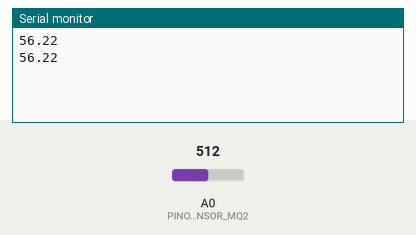
Simulated run of this sketch. Board: Arduino Uno, built with avr-gcc and run on an emulated ATmega328P. Shown: the last lines printed to the serial monitor. Inputs (shaded band) come from the test bench; at power-on: A0 (PINO_SENSOR_MQ2) = 512.

Above: at 2.8 s.
2.9 s: A0 (PINO_SENSOR_MQ2) set to 0
At 5.2 s:
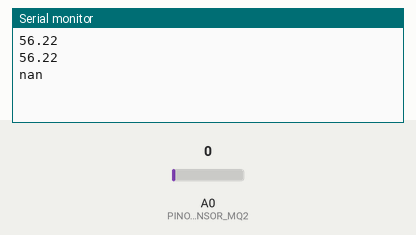
7.5 s: A0 (PINO_SENSOR_MQ2) set to 122
At 9.4 s:
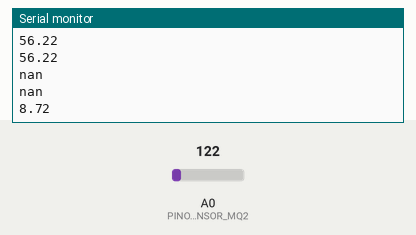

Measured:
- after the input at 2.9 s, the serial monitor: prints a new line after 1.1 s (image 1)
- after the input at 7.5 s, the serial monitor: prints a new line after 0.50 s (image 2)

The sketch:

codigo_ppm.ino
```cpp
// Variaveis
const int PINO_SENSOR_MQ2 = A0;

// formula usada = y = mx + b
float R0 = 0.60; // Resistência base do sensor (ar limpo)
float b = 1.413; // Coeficiente linear (interseção com o eixo y)
float m = -0.473; // Coeficiente angular (inclinação da reta)
// ambos 'b'e 'm' vêm do gráfico do datasheet do MQ-2

void setup() {
  Serial.begin(9600);
}

void loop() {
  int valorSensor = analogRead(PINO_SENSOR_MQ2); // Valor analógico do sensor que lê de 0 a 1023

  // Cálculo da resistência do sensor
  float valorSensor_Volts = (valorSensor * 5) / 1023.0; // Converte para tensão (0-5V)
  float RS = (5 - valorSensor_Volts) / valorSensor_Volts; // Resistência atual do sensor
  float razao = RS / R0;

  // log10(x) = ln(x) * 1/ln(10)
  // Serie Taylor usada para chegar no valor aproximado de ln(x):
  // 2 * (u + 1/3*uˆ3)
  // u = (x-1)/(x+1)
  // limite (x ➡️ 2)
  float x = razao;
  float u = (x - 1) / (x + 1);
  float ln_x = 2 * (u + (u*u*u) / 3); // Achar o log natural da razão

  if (valorSensor > 950) {
    ln_x = ln_x * 1.5; // Como o código tende a ser menos preciso a partir de 950~960,
  }                    // e a diferenca entre esperado e o real é de 50%~,
                      // um ajuste manual é feito
  float log_razao = ln_x * 0.4343; // para entao converter para log10
  // 0.4343 é o valor aproximado de 1/ln(10)

  float PPM_Log = (log_razao - b) / m; // Equação da reta
  // PPM_Log == log10(PPM)

  // transformando potência de base 10 em potência de base e (Euler)
  // Baseado na Serie de Taylor para a formula e^x
  // eˆx = 1 + xˆn / n! + xˆn/ n+! ...
  // Para simulação, até o terceiro termo (n = 3) é o suficiente
  // Para maior precisão, utilizar o valor 2.302585092994046
  float expoente = 2.3026 * PPM_Log; // 2.3026 é o valor aproximado de ln(10)
  float PPM = 1.0 + expoente + (expoente * expoente / 2.0) + (expoente * expoente * expoente) / 6.0;

  Serial.println(PPM);


  delay(2000);
}
```
